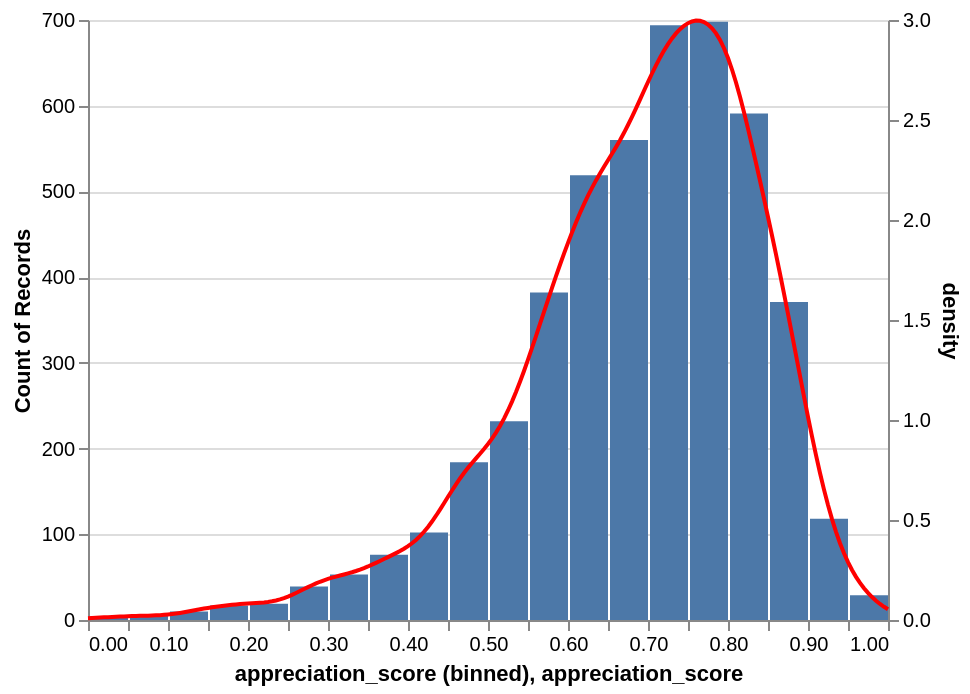

This figure's Vega-Lite source:
### Vega-Lite specification from a JSON file in a GitHub repository (floating-point values rounded to 4 significant figures; data arrays with more than 128 entries replaced by an {"elided": "..."} marker saying what was removed)
{"config": {"view": {"continuousWidth": 300, "continuousHeight": 300}}, "layer": [{"data": {"name": "data-d9fc77bd361f8bf11a3b160defbd09db"}, "mark": {"type": "bar"}, "encoding": {"x": {"bin": {"maxbins": 30}, "field": "appreciation_score", "type": "quantitative"}, "y": {"aggregate": "count", "type": "quantitative"}}}, {"data": {"name": "data-d9fc77bd361f8bf11a3b160defbd09db"}, "mark": {"type": "line", "color": "red"}, "encoding": {"x": {"field": "appreciation_score", "type": "quantitative"}, "y": {"field": "density", "type": "quantitative"}}, "transform": [{"density": "appreciation_score", "as": ["appreciation_score", "density"]}]}], "resolve": {"scale": {"y": "independent"}}, "width": 400, "$schema": "https://vega.github.io/schema/vega-lite/v5.20.1.json", "datasets": {"data-d9fc77bd361f8bf11a3b160defbd09db": {"elided": "4703 records"}}}
